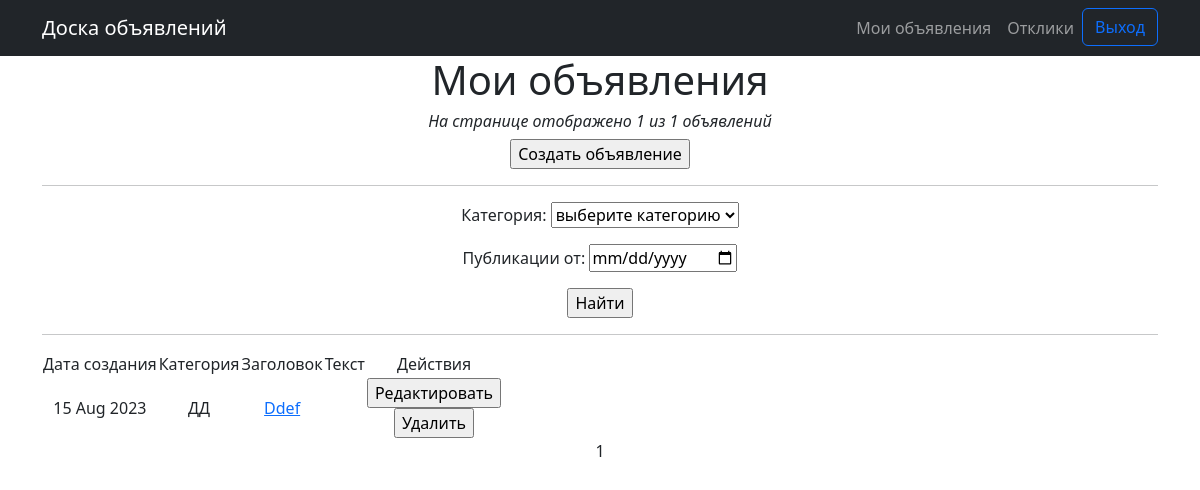
The page /adverts/my_adverts/ (signed in) on the database as committed earlier.
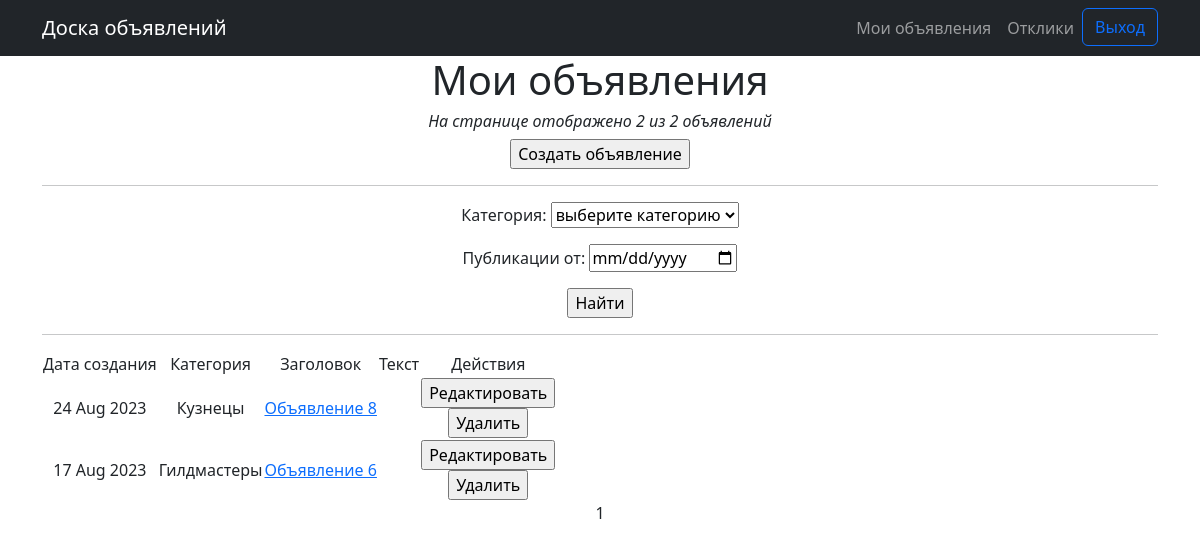
The same page on the database as committed later.
### advert/models.py (models this page shows, shortened)
class Post(models.Model):
    created_at = models.DateTimeField('дата создания', auto_now_add=True)
    category = models.ForeignKey(
        Category,
        related_name='posts',
        verbose_name='категория',
        on_delete=models.CASCADE,
    )
    title = models.CharField('заголовок', max_length=256)
    attachments = tinymce_models.HTMLField()
    author = models.ForeignKey(
        User,
        on_delete=models.CASCADE,
        verbose_name='автор',
        related_name='posts'
    )
    class Meta:
        ordering = ('-created_at',)
        verbose_name = 'объявление'
        verbose_name_plural = 'объявления'

class Category(models.Model):
    name = models.CharField('название', max_length=64, unique=True)
    def __str__(self):
        return f'{self.name}'
    class Meta:
        ordering = ('name',)
        verbose_name = 'категория'
        verbose_name_plural = 'категории'

### advert/views.py (the view)
# urls.py: path('my_adverts/', UserAdvertsListView.as_view(), name='user_adverts'),
class UserAdvertsListView(ListView):
    model = Post
    template_name = 'user_adverts.html'
    context_object_name = 'user_adverts'
    paginate_by = 10
    def get_queryset(self):
        queryset = Post.objects.filter(author=self.request.user)
        self.filterset = UserAdvertFilter(self.request.GET, queryset)
        return self.filterset.qs
    def get_context_data(self, **kwargs):
        context = super().get_context_data(**kwargs)
        context['filterset'] = self.filterset
        return context

### templates/user_adverts.html (shortened to what this page needs)
{% extends 'flatpages/default.html' %}
{% block content %}
<h1>Мои объявления</h1>
<h6><i>На странице отображено {{user_adverts|length}} из {{paginator.count}} объявлений</i></h6>
{% if user.is_authenticated %}
<form action="{% url 'advert_create' %}" method="get">
    <input type="submit" value="Создать объявление" />
</form>
{% endif %}
<hr>
<form action="" method="get">
   {{ filterset.form.as_p }}
   <input type="submit" value="Найти" />
</form>
<hr>
{% if user_adverts %}
    <table>
        <tr>
            <td>Дата создания</td>
            <td>Категория</td>
            <td>Заголовок</td>
            <td>Текст</td>
            <td>Действия</td>
        </tr>
        {% for advert in user_adverts %}
        <tr>
            <td>{{ advert.created_at|date:'d M Y' }}</td>
            <td>{{ advert.category }}</td>
            <td>
                <a href="{% url 'advert_detail' advert.id %}">{{ advert.title }}</a>
            </td>
            <td>{{ advert.attachments|truncatechars:30 }}</td>
            <td>
                <form action="{% url 'advert_update' advert.id %}" method="get">
                     <input type="submit" value="Редактировать" />
                </form>
                <form action="{% url 'advert_delete' advert.id %}" method="get">
                     <input type="submit" value="Удалить" />
                </form>
            </td>
        </tr>
        {% endfor %}
    </table>
{% else %}
    <h2>Объявлений не найдено!</h2>
{% endif %}
   {{ page_obj.number }}
{% endblock content %}

Rows that differ between the two databases and show on the page:
no longer on this page (row edited): Post: created_at "15 Aug 2023", category "ДД", title "Ddef"
added Post: created_at "24 Aug 2023", category "Кузнецы", title "Объявление 8"
added Post: created_at "17 Aug 2023", category "Гилдмастеры", title "Объявление 6"
Other text that changed with them:
{{ user_adverts|length }}: "1" → "2"
{{ paginator.count }}: "1" → "2"
